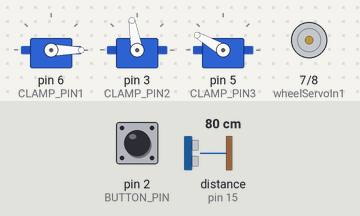
Bench run of a sketch on a simulated Arduino Uno, built with avr-gcc and run on an emulated ATmega328P. Shown: 3 × servo, motor-driver pin pairs drawn as motors (green arrow = first pin HIGH = forward, orange = second pin HIGH = backward, longer = more drive, scaled by the enable pin). Wiring (inferred from the names in the program): ultrasonic range finder: trigger pin 14; echo pin 15. Inputs (shaded band) come from the test bench; at power-on: pin 2 (BUTTON_PIN) HIGH, distance to the obstacle (sensor on pin 15) 80 cm. The echo pulse lasts 58.3 µs per cm; what the sketch prints to the serial monitor is not drawn.

Above: at 0.18 s.
At 1.7 s:
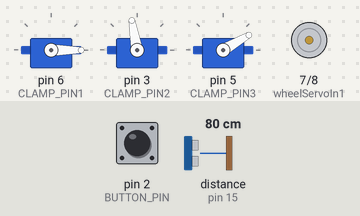
Timing chart, 0 to 3.2 s (numbered marks = the images above):
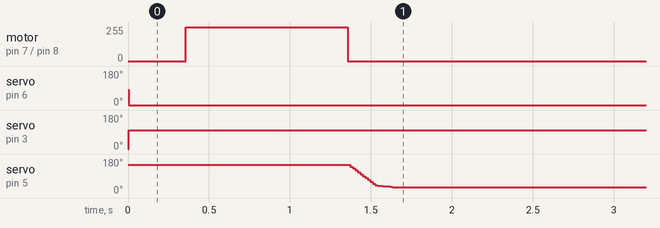

Measured:
- by itself, motor on pin 7 (wheelServoIn1) / pin 8 (wheelServoIn2): stopped → forward 255/255 at 0.36 s, → stopped 1.0 s later
- by itself, servo on pin 6 (CLAMP_PIN1): 80° → 0° at 0.01 s
- by itself, servo on pin 3 (CLAMP_PIN2): 0° → 100° at 0.01 s
- by itself, servo on pin 5 (CLAMP_PIN3): moves from 150° to 30° over 0.27 s

The sketch:

current_button_ranger.ino
```cpp
#include <Servo.h>

#define BUTTON_PIN 2 // Button connected to pin 2
#define CLAMP_PIN1 6 // Right clamp servo w/ charity updates
#define CLAMP_PIN2 3 // Left clamp servo w/ charity updates
#define CLAMP_PIN3 5 // Page flipper w/ charity updates

const int wheelServoIn1 = 7;
const int wheelServoIn2 = 8;
const int enablePin = 4;

// ranger variables
const int trigPin = 14;
const int echoPin = 15;
float duration, distance;

// servo initiation
Servo clampServo1;
Servo clampServo2;
Servo flipServo;

// variables for the deadzone of the flipper
int flipStart = 150; // initial position
int flipEnd = 0;     // target position
int flipCurrent = 150;
bool flipping = false;
unsigned long lastFlipUpdate = 0;
const unsigned long flipInterval = 15; // ms between position updates
const int deadzone = 4;                // Tolerance to stop jitter at target
const int maxFlipSpeed = 10;            // Max degrees moved per update
const int minFlipSpeed = 1;            // Minimum movement when near target
const int flipThreshold = 15;          // Threshold for switching to minFlipSpeed


// SETUP
void setup() {
  Serial.begin(9600);
  pinMode(BUTTON_PIN, INPUT_PULLUP);

  // assigning the clamps to their servo variables and setting their initial positions
  clampServo1.attach(CLAMP_PIN1);
  clampServo1.write(80);
  clampServo2.attach(CLAMP_PIN2);
  clampServo2.write(0);
  flipServo.attach(CLAMP_PIN3);
  flipServo.write(flipCurrent);

  // assigning the wheel to its pins and stuff
  pinMode(enablePin, OUTPUT);
  pinMode(wheelServoIn1, OUTPUT);
  pinMode(wheelServoIn2, OUTPUT);

  //  for the ranger i think ?
  pinMode(trigPin, OUTPUT);
  pinMode(echoPin, INPUT);
}

void loop() {

  // ranger readingx
  digitalWrite(trigPin, LOW);
  delayMicroseconds(2);
  digitalWrite(trigPin, HIGH);
  delayMicroseconds(10);
  digitalWrite(trigPin, LOW);

  duration = pulseIn(echoPin, HIGH);
  distance = (duration*.0343)/2;


  if (digitalRead(BUTTON_PIN) == HIGH && !flipping ) {
    Serial.println("Button pressed");

    // Lift clamps
    clampServo1.write(0);
    clampServo2.write(100);
    delay(350);

    // Spin motor
    digitalWrite(wheelServoIn1, HIGH);
    digitalWrite(wheelServoIn2, LOW);
    analogWrite(enablePin, 255);
    delay(1000);
    digitalWrite(wheelServoIn1, LOW);
    digitalWrite(wheelServoIn2, LOW);
    analogWrite(enablePin, 0);

    // Start slow flip
    flipping = true;
    flipStart = flipCurrent;
    flipEnd = 30; // move to 0
    lastFlipUpdate = millis();
  }

  // Handle slow flipping
  if (flipping && millis() - lastFlipUpdate >= flipInterval) {
    lastFlipUpdate = millis();

    // Check if we are close to the target (deadzone tolerance)
    if (abs(flipCurrent - flipEnd) <= deadzone) {
      flipCurrent = flipEnd;
      flipServo.write(flipCurrent);

      if (flipEnd == 0) {
        delay(500);        // small pause while flipped
        flipEnd = 190;     // go back up
      } else if (flipEnd == 190) {
        flipping = false;

        // Clamp pages down after flipping is complete
        clampServo1.write(80);
        clampServo2.write(0);
        delay(1000);
      }

    } else {
      // Gradually adjust speed based on proximity to target
      int distanceToTarget = abs(flipCurrent - flipEnd);
      int flipSpeed = maxFlipSpeed;

      if (distanceToTarget < flipThreshold) {
        flipSpeed = minFlipSpeed;  // Slow down near the target position
      }

      if (flipCurrent > flipEnd) {
        flipCurrent -= flipSpeed;
        if (flipCurrent < flipEnd) flipCurrent = flipEnd;
      } else {
        flipCurrent += flipSpeed;
        if (flipCurrent > flipEnd) flipCurrent = flipEnd;
      }
      flipServo.write(flipCurrent);
    }
  }
}
```
